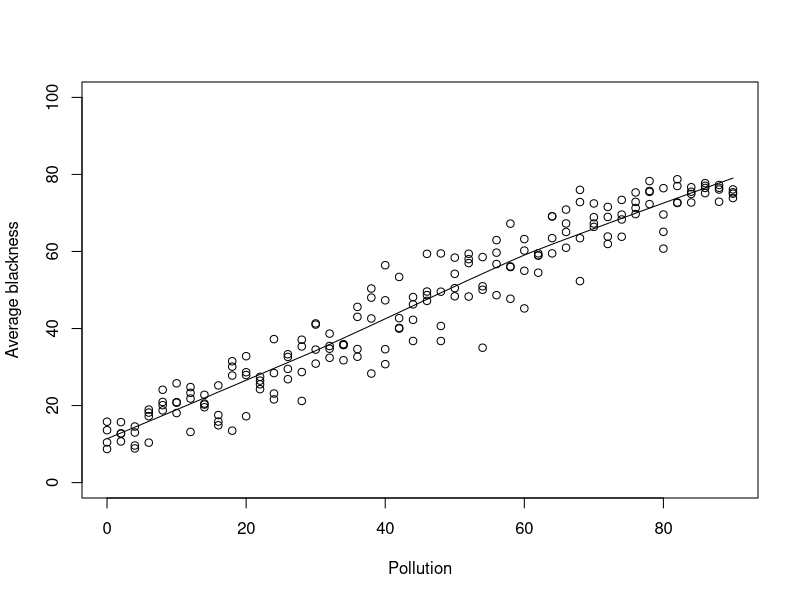

This figure's R source:
setwd(dirname(rstudioapi::getActiveDocumentContext()$path))
getwd()

dataset <- read.table("PepperedMoths_experiment.csv",
                      sep    = ',',
                      skip   = 6,
                      header = TRUE)

pollution <- dataset$pollution
blackness <- dataset$averageBlackness


shapiro.test(pollution)
shapiro.test(blackness)


plot(pollution, blackness,
     ylim = c(0, 100),
     xlim = c(0, 90),
     xlab = "Pollution",
     ylab = "Average blackness")

lines(lowess(pollution, blackness), col = "black")


testResult <- cor.test(pollution, 
                       blackness, 
                       alternative = "greater",
                       method = "spearman",
                       exact = FALSE)

testResult
